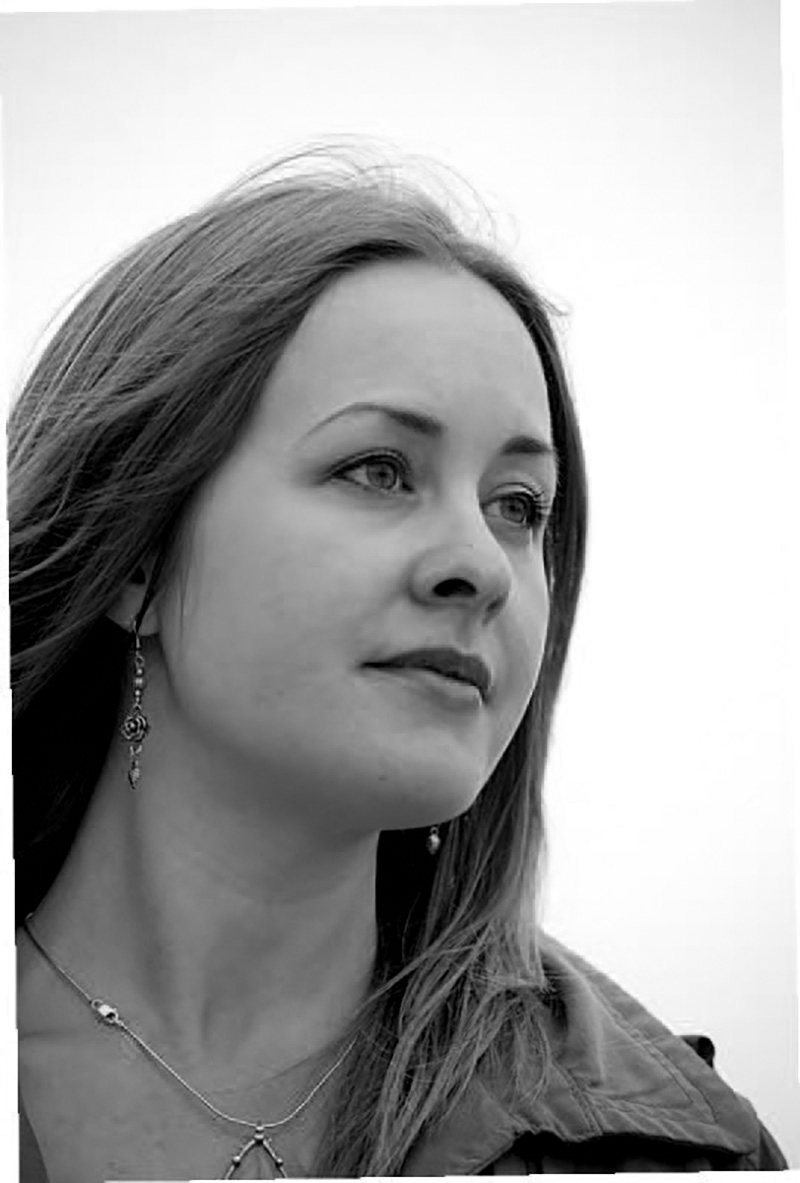
%> input picture 实验06/source.tif, 800 x 1183 px
$ octave test01.m   (GNU Octave 9; MATLAB toolbox functions it lacks are replaced by stand-ins)
%> lines starting %> are read from the running program, lines starting %| are printed output that depends on the picture
clear;
close all;
clc;
I = imread('source.tif');
%> I is the input picture: size 1183x800 uint8; min 0, max 255, mean 160.6
I = im2double(I);
%> I: size 1183x800 double
A = fft2(I); %傅里叶变换
Ashift = fftshift(A);%移动中心
A1 = abs(A);%求幅度谱
Am1 = 0.5*log10(1+A1);%频度谱
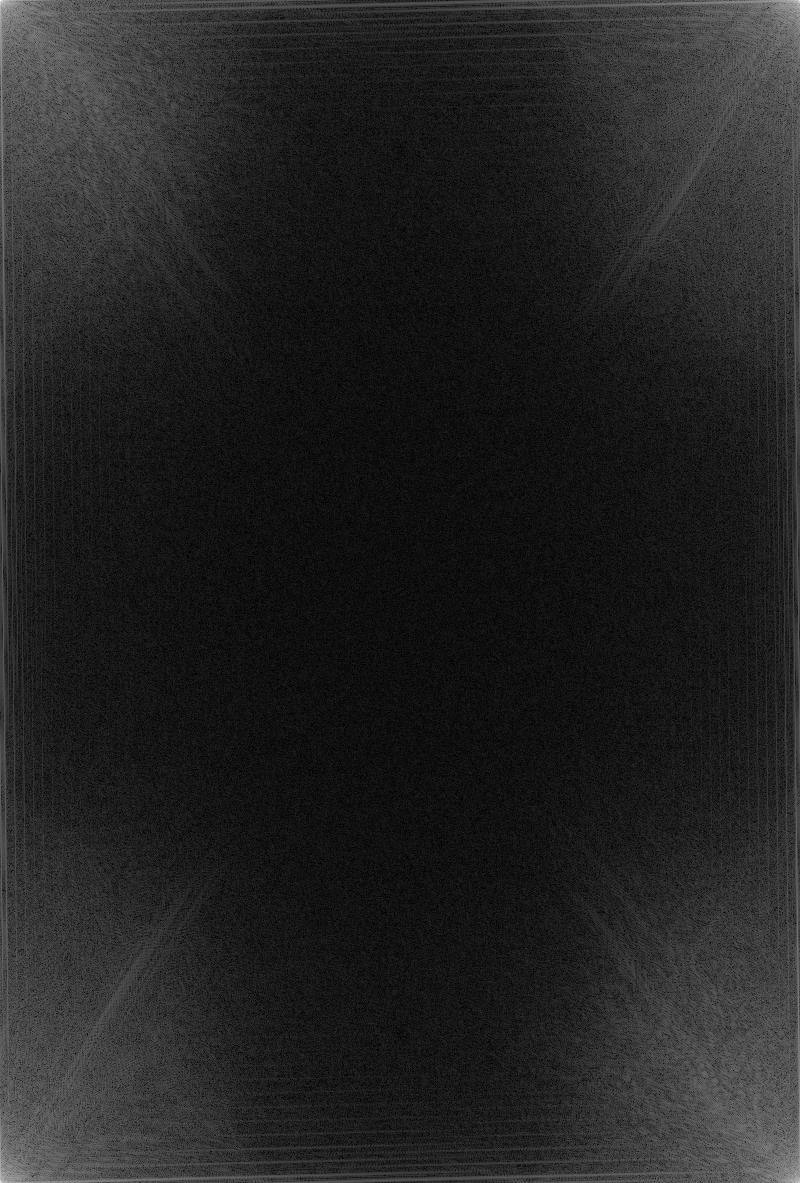
%> Am1: size 1183x800 double; min 0.000569, max 2.89, mean 0.404; drawn with min black and max white
Am2 = 0.5*log10(1+abs(Ashift));%把频度谱移到中间
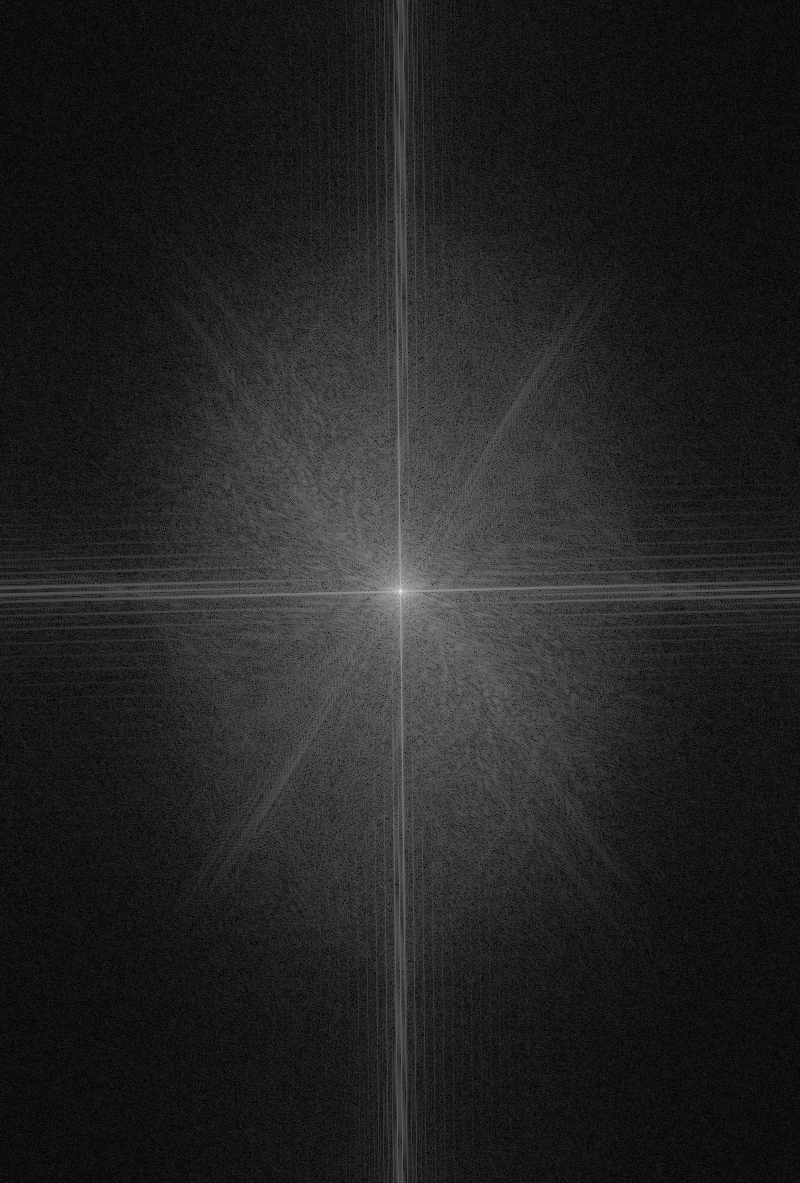
%> Am2: size 1183x800 double; min 0.000569, max 2.89, mean 0.404; mean of the top-left, top-right, bottom-left and bottom-right quarters 0.408, 0.399, 0.398, 0.411; drawn with min black and max white
A2 = angle(A);%求相位谱
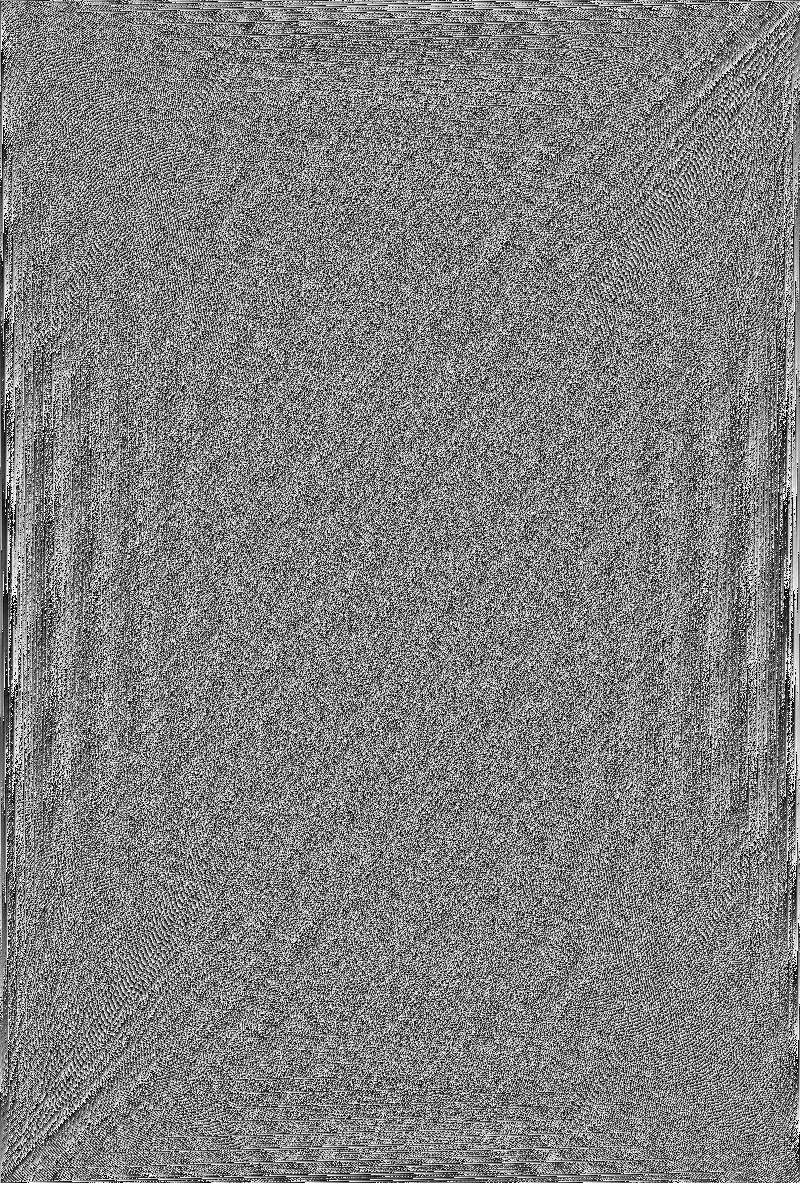
%> A2: size 1183x800 double; min -3.14, max 3.14, mean -2.4e-18; drawn with min black and max white
figure,subplot(2,2,1),imshow(I,[]),title('原图');
       subplot(2,2,2),imshow(Am1,[]),title('幅度谱');
       subplot(2,2,3),imshow(A2,[]),title('相位谱');

$ run again, with 实验06/批注.jpg saved as 实验06/source.tif
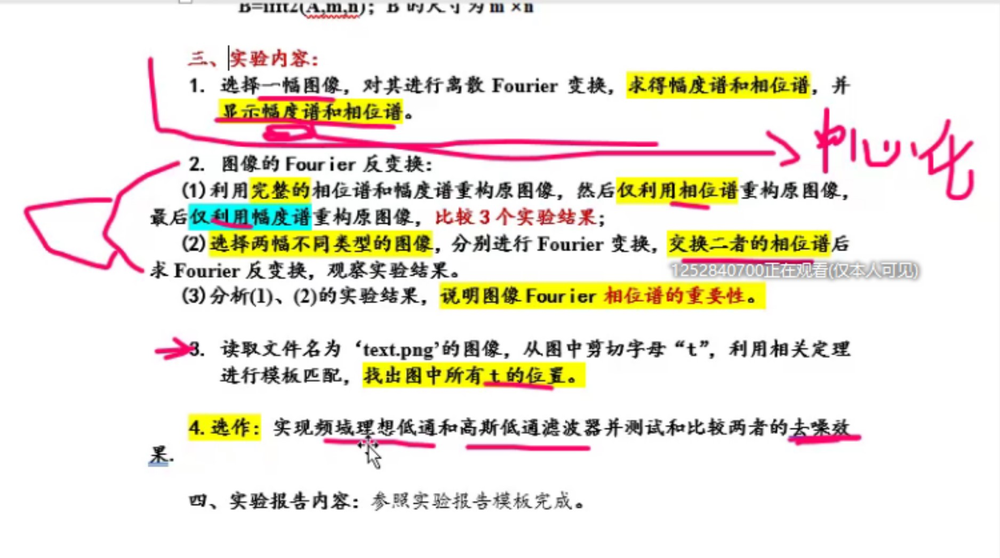
%> input picture 实验06/批注.jpg, 1000 x 558 px, shrunk from 1875 x 1046 before the run
%> I is the input picture: size 558x1000x3 uint8; mean R, G, B 237.5, 231.9, 221.6
%> I: size 558x1000x3 double
%> `Am2 = 0.5*log10(1+abs(Ashift));`:
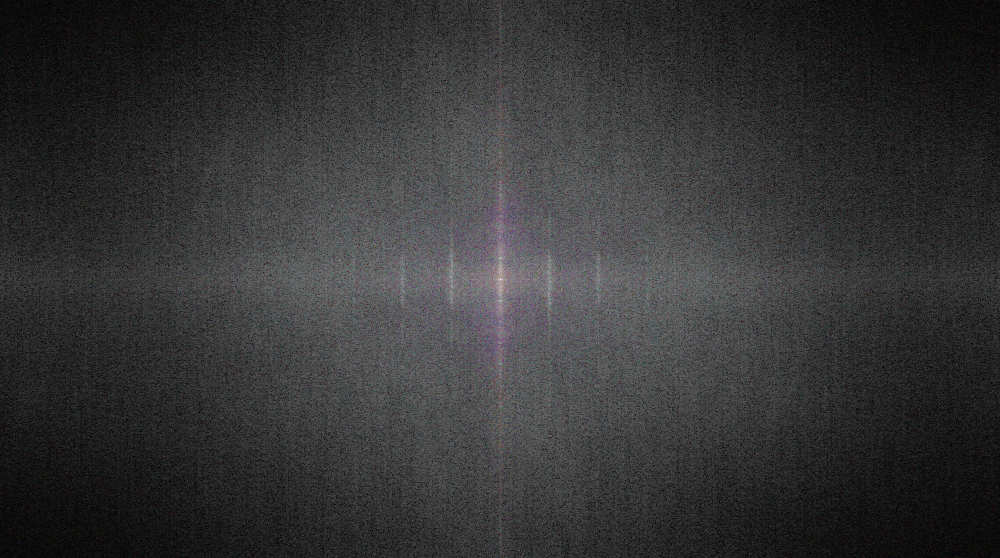
%> Am2: size 558x1000x3 double; mean R, G, B 0.597, 0.598, 0.604; drawn with min black and max white
%> `A2 = angle(A);`:
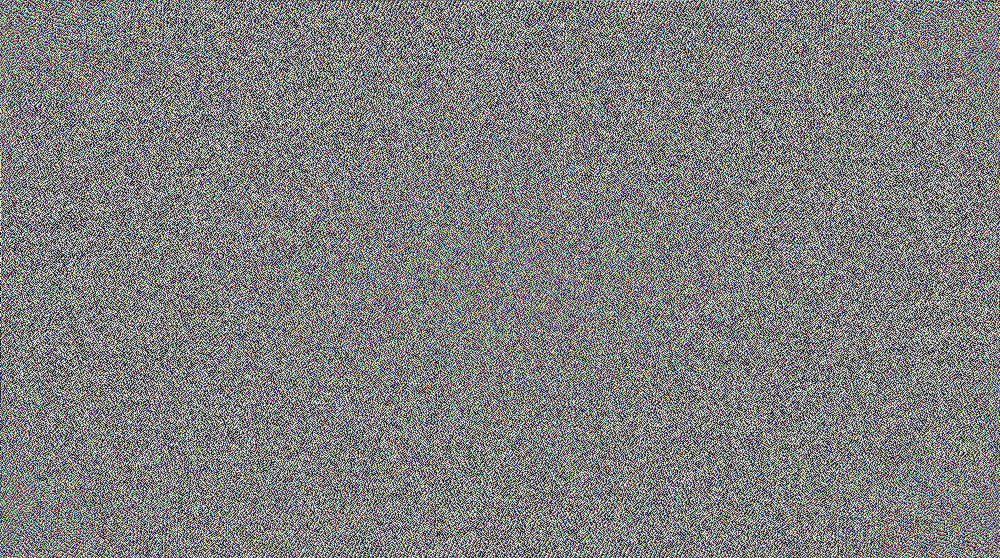
%> A2: size 558x1000x3 double; mean R, G, B 1.69e-05, 1.13e-05, 1.69e-05; drawn with min black and max white
